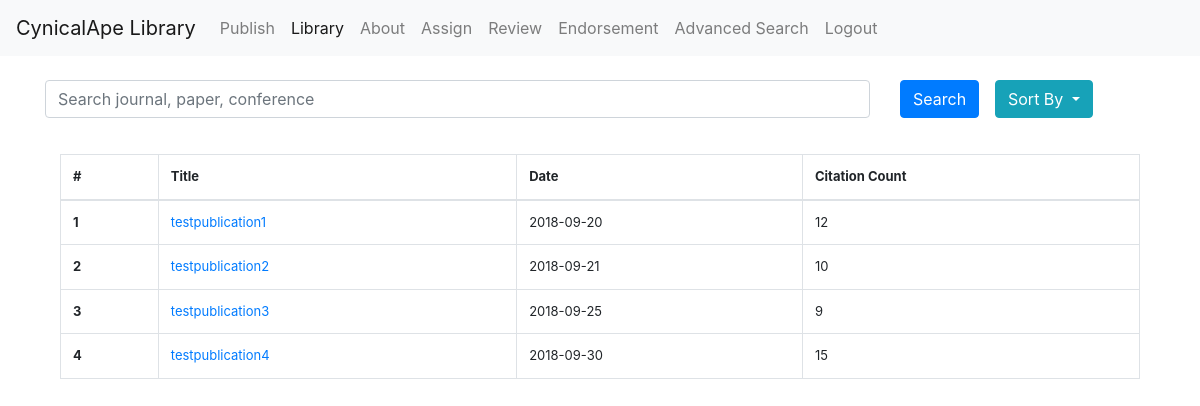
/code/infopage.php, run on the app's committed database.
### tables this page shows
CREATE TABLE publications (
	ID INT UNSIGNED NOT NULL AUTO_INCREMENT PRIMARY KEY,
	title VARCHAR(100) NOT NULL UNIQUE,
	publicationDate DATE NOT NULL,
	citationCount INT DEFAULT 0,
	status int DEFAULT 0,
	weblink VARCHAR(200)
);

### code/getpublications.php (the view, shortened to what this page needs)
<?php
include 'connection.php';
$orderbykey = "title asc";
$whereclaus = "";
$sql = "SELECT ID, title, publicationDate, citationCount
            FROM publications
            $whereclaus
            ORDER BY $orderbykey;";
$result = $conn->query($sql);
echo "<table class = 'table table-bordered table-hover'>";
echo "<thead>";
echo "<tr>";
echo "<th scope='col'>#</th>";
echo "<th scope='col'>Title</th>";
echo "<th scope='col'>Date</th>";
echo "<th scope='col'>Citation Count</th>";
echo "</tr>";
echo "</thead>";
echo "<tbody>";
if ($result->num_rows > 0) {
    $rowcount = 1;
    while($row = $result->fetch_assoc()) {
        $id = $row['ID'];
        $title = $row['title'];
        $publicationDate= $row['publicationDate'];
        $citationCount = $row['citationCount'];
        echo "<tr>";
        echo "<th scope='row'>$rowcount</th>";
        echo "<td><a href='paperpage.php?paper=$id'>$title</a></td>";
        echo "<td>$publicationDate</td>";
        echo "<td>$citationCount</td>";
        echo "</tr>";
        $rowcount = $rowcount + 1;
    }
    echo "</tbody>";
    echo "</table>";
} else {
    echo "</tbody>";
    echo "</table>";
    echo "<p align='center'> No result with that title </p>";
}
?>

### data on the page
publications: title "testpublication1", publicationDate "2018-09-20", citationCount "12"
publications: title "testpublication2", publicationDate "2018-09-21", citationCount "10"
publications: title "testpublication3", publicationDate "2018-09-25", citationCount "9"
publications: title "testpublication4", publicationDate "2018-09-30", citationCount "15"
